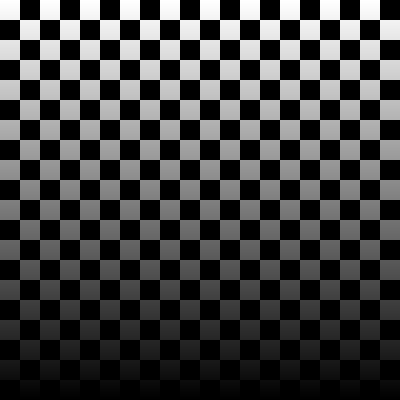
%> input picture feature_detection/input/checker.png, 400 x 400 px
$ octave scratchpad.m   (GNU Octave 9; MATLAB toolbox functions it lacks are replaced by stand-ins)
%> lines starting %> are read from the running program, lines starting %| are printed output that depends on the picture
### feature_detection/gaussDeriv2D.m
function [Gx, Gy] = gaussDeriv2D (sigma)
    maskSize = 2*ceil(3*sigma) +1;
    twoSigmaSquared = 2 * sigma^2;
    twoPiSigmaQuad = 2 * pi * sigma^4 ;
    Gx = zeros (maskSize,maskSize);
    Gy = zeros (maskSize,maskSize);
    x0 = floor(maskSize/2) + 1;
    y0 = floor(maskSize/2) + 1;
    for n=1:maskSize
        for m=1:maskSize
            exponentTerm = exp(-((n-x0)*(n-x0) + (m-y0)*(m-y0))/twoSigmaSquared);
            Gx(n,m)= (m-y0) * exponentTerm/twoPiSigmaQuad;
            Gy(n,m)= (n-x0) * exponentTerm/twoPiSigmaQuad;
        end
    end
end

### feature_detection/harris_detector.m
function [points, R] = harris_detector(img, sigma_d, sigma_i, trace_weight)
    [Gx, Gy] = gaussDeriv2D(sigma_d);
    Ix = imfilter(img, Gx, 'replicate');
    Iy = imfilter(img, Gy, 'replicate');
    g_Ix2 = gauss(Ix.^2, sigma_i);
    g_Iy2 = gauss(Iy.^2, sigma_i);
    g_IxIy = gauss(Ix.*Iy, sigma_i);
    R = g_Ix2 .* g_Iy2 - g_IxIy.^2 - trace_weight .* ((g_Ix2 + g_Iy2).^2);
    R(R < 1e6) = 0;
    new_image = non_maximal_suppression(R);
    [y, x] = find(new_image > 0);
    points = [x y];
end

### feature_detection/gauss.m
function [out] = gauss(img, sigma)
    gauss_filter = fspecial('gaussian', 2*ceil(3*sigma)+1, sigma);
    out = imfilter(img, gauss_filter, 'replicate');
end

### feature_detection/non_maximal_suppression.m
function [out] = non_maximal_suppression(img)
    [height, width] = size(img);
    out = zeros(height, width);
    for x=2:width-1
        for y=2:height-1
            max_in_neighborhood = max(max(img(y-1:y+1, x-1:x+1)));
            if img(y, x) == max_in_neighborhood
                out(y,x) = max_in_neighborhood;
            end
        end
    end
end

### feature_detection/scratchpad.m
clc;clear;close all;
img = double(imread('input\checker.png'));
%> img: size 400x400 double; min 0, max 255, mean 63.8; mean of the top-left, top-right, bottom-left and bottom-right quarters 95.7, 95.7, 31.8, 31.8
[height, width] = size(img);
%> height = 400; width = 400
sigma_d = 0.7;
sigma_i = 1;
trace_weight = 0.05;
[points, R] = harris_detector(img, sigma_d, sigma_i, trace_weight);
%> in harris_detector, `Ix = imfilter(img, Gx, 'replicate');`:
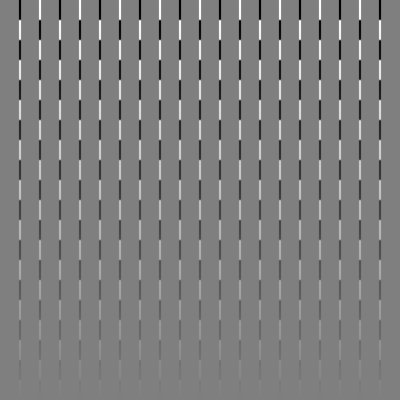
%> Ix: size 400x400 double; min -116.9, max 116.9, mean 0; drawn with min black and max white
%> in harris_detector, `Iy = imfilter(img, Gy, 'replicate');`:
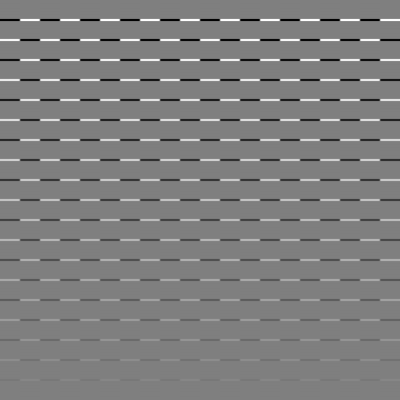
%> Iy: size 400x400 double; min -111.6, max 111.1, mean -0.3; drawn with min black and max white
%> call 3 of gauss, with sigma = 1
%> in gauss (call 3), `out = imfilter(img, gauss_filter, 'replicate');`:
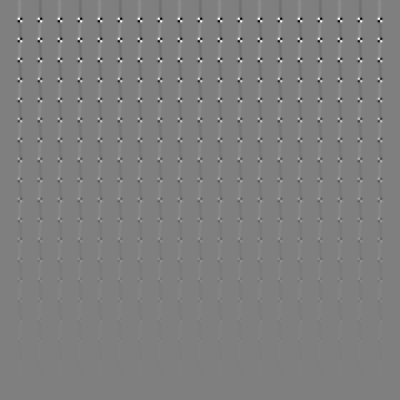
%> out: size 400x400 double; min -259.8, max 259.8, mean 0; drawn with min black and max white
%> in harris_detector, `R = g_Ix2 .* g_Iy2 - g_IxIy.^2 - trace_weight .* ((g_Ix2 + g_Iy2).^2);`:
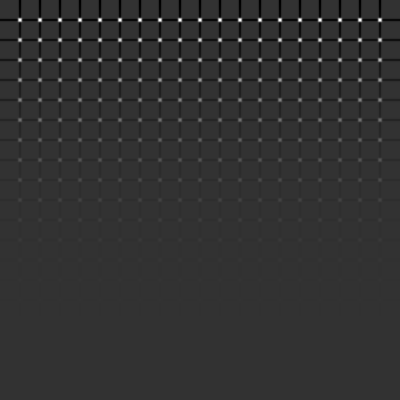
%> R: size 400x400 double; min -3855027, max 15769207.9, mean -34881.4; drawn with min black and max white
%> in harris_detector, `R(R < 1e6) = 0;`:
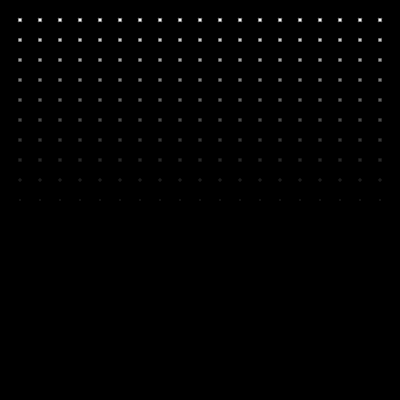
%> R: size 400x400 double; min 0, max 15769207.9, mean 81993.5; drawn with min black and max white
%> in harris_detector, `[y, x] = find(new_image > 0);`: y = 190 values from 20 to 200; x = 190 values from 20 to 381
%> in harris_detector, `points = [x y];`: points = 190 rows, first 12: [20 20; 20 60; 20 100; 20 140; 20 180; 21 40; 21 80; 21 120; 21 160; 21 200; 40 40; 40 80]
imagesc(R);
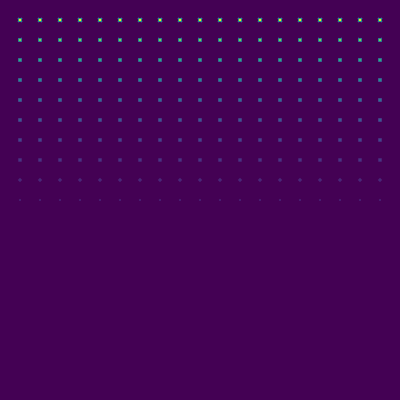
%> displayed picture: size 400x400x3, on the screen's scale of 0 to 255; mean R, G, B 67.9, 2.5, 84.7
pause;
imagesc(img);
colormap('gray');
hold on;
plot(points(:, 1), points(:, 2), 'b+', 'MarkerSize', 5);
plot(points(:, 1), points(:, 2), 'yo', 'MarkerSize', 5);
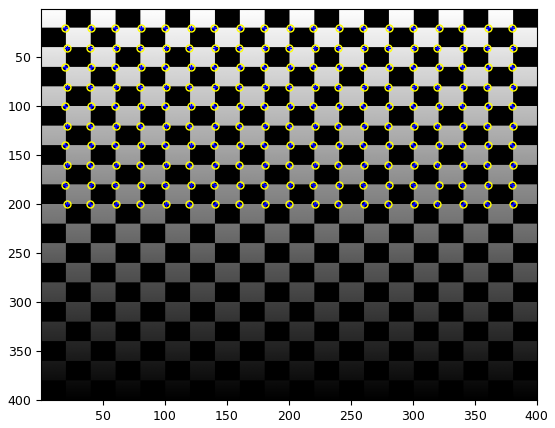
%> figure redrawn from the program's plot data
hold off;
pause;
